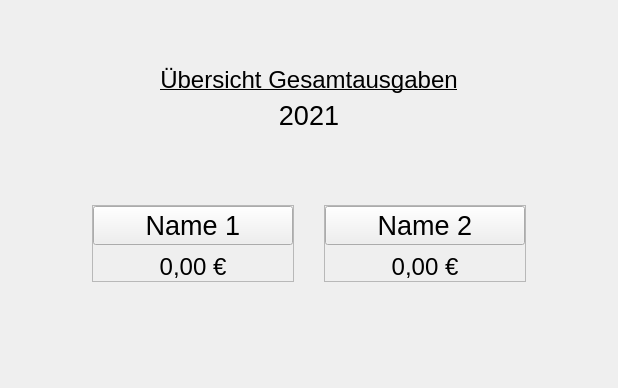
<?xml version="1.0" encoding="UTF-8"?>
<ui version="4.0">
 <class>WizardPage</class>
 <widget class="QWizardPage" name="WizardPage">
  <property name="geometry">
   <rect>
    <x>0</x>
    <y>0</y>
    <width>618</width>
    <height>388</height>
   </rect>
  </property>
  <property name="windowTitle">
   <string>WizardPage</string>
  </property>
  <property name="styleSheet">
   <string notr="true"/>
  </property>
  <layout class="QVBoxLayout" name="verticalLayout_2" stretch="0,0,0,3,0,4">
   <property name="leftMargin">
    <number>16</number>
   </property>
   <property name="topMargin">
    <number>16</number>
   </property>
   <property name="rightMargin">
    <number>16</number>
   </property>
   <property name="bottomMargin">
    <number>16</number>
   </property>
   <item>
    <spacer name="verticalSpacer_3">
     <property name="orientation">
      <enum>Qt::Vertical</enum>
     </property>
     <property name="sizeType">
      <enum>QSizePolicy::Fixed</enum>
     </property>
     <property name="sizeHint" stdset="0">
      <size>
       <width>0</width>
       <height>50</height>
      </size>
     </property>
    </spacer>
   </item>
   <item>
    <layout class="QVBoxLayout" name="verticalLayout">
     <item>
      <widget class="QLabel" name="label_title">
       <property name="font">
        <font>
         <pointsize>18</pointsize>
         <underline>true</underline>
        </font>
       </property>
       <property name="styleSheet">
        <string notr="true">text-decoration: underline;</string>
       </property>
       <property name="text">
        <string>Übersicht Gesamtausgaben</string>
       </property>
       <property name="alignment">
        <set>Qt::AlignCenter</set>
       </property>
      </widget>
     </item>
    </layout>
   </item>
   <item>
    <widget class="QLabel" name="label_year">
     <property name="font">
      <font>
       <pointsize>20</pointsize>
      </font>
     </property>
     <property name="styleSheet">
      <string notr="true"/>
     </property>
     <property name="text">
      <string>2021</string>
     </property>
     <property name="alignment">
      <set>Qt::AlignCenter</set>
     </property>
    </widget>
   </item>
   <item>
    <spacer name="verticalSpacer">
     <property name="orientation">
      <enum>Qt::Vertical</enum>
     </property>
     <property name="sizeType">
      <enum>QSizePolicy::MinimumExpanding</enum>
     </property>
     <property name="sizeHint" stdset="0">
      <size>
       <width>20</width>
       <height>40</height>
      </size>
     </property>
    </spacer>
   </item>
   <item>
    <layout class="QHBoxLayout" name="horizontalLayout">
     <property name="spacing">
      <number>30</number>
     </property>
     <property name="bottomMargin">
      <number>0</number>
     </property>
     <item>
      <spacer name="horizontalSpacer">
       <property name="orientation">
        <enum>Qt::Horizontal</enum>
       </property>
       <property name="sizeHint" stdset="0">
        <size>
         <width>40</width>
         <height>20</height>
        </size>
       </property>
      </spacer>
     </item>
     <item>
      <widget class="QFrame" name="frame_name_1">
       <property name="frameShape">
        <enum>QFrame::StyledPanel</enum>
       </property>
       <property name="frameShadow">
        <enum>QFrame::Raised</enum>
       </property>
       <layout class="QVBoxLayout" name="verticalLayout_3">
        <property name="spacing">
         <number>0</number>
        </property>
        <property name="leftMargin">
         <number>0</number>
        </property>
        <property name="topMargin">
         <number>0</number>
        </property>
        <property name="rightMargin">
         <number>0</number>
        </property>
        <property name="bottomMargin">
         <number>0</number>
        </property>
        <item>
         <widget class="QPushButton" name="pushButton_name_1">
          <property name="minimumSize">
           <size>
            <width>200</width>
            <height>0</height>
           </size>
          </property>
          <property name="font">
           <font>
            <pointsize>20</pointsize>
           </font>
          </property>
          <property name="focusPolicy">
           <enum>Qt::NoFocus</enum>
          </property>
          <property name="styleSheet">
           <string notr="true"/>
          </property>
          <property name="text">
           <string>Name 1</string>
          </property>
         </widget>
        </item>
        <item>
         <widget class="QLabel" name="label_amount_1">
          <property name="font">
           <font>
            <pointsize>18</pointsize>
            <weight>50</weight>
            <bold>false</bold>
           </font>
          </property>
          <property name="styleSheet">
           <string notr="true">margin-top: 8px</string>
          </property>
          <property name="text">
           <string>0,00 €</string>
          </property>
          <property name="alignment">
           <set>Qt::AlignCenter</set>
          </property>
         </widget>
        </item>
       </layout>
      </widget>
     </item>
     <item>
      <widget class="QFrame" name="frame_name_2">
       <property name="frameShape">
        <enum>QFrame::StyledPanel</enum>
       </property>
       <property name="frameShadow">
        <enum>QFrame::Raised</enum>
       </property>
       <layout class="QVBoxLayout" name="verticalLayout_4">
        <property name="spacing">
         <number>0</number>
        </property>
        <property name="leftMargin">
         <number>0</number>
        </property>
        <property name="topMargin">
         <number>0</number>
        </property>
        <property name="rightMargin">
         <number>0</number>
        </property>
        <property name="bottomMargin">
         <number>0</number>
        </property>
        <item>
         <widget class="QPushButton" name="pushButton_name_2">
          <property name="minimumSize">
           <size>
            <width>200</width>
            <height>0</height>
           </size>
          </property>
          <property name="font">
           <font>
            <pointsize>20</pointsize>
           </font>
          </property>
          <property name="focusPolicy">
           <enum>Qt::NoFocus</enum>
          </property>
          <property name="styleSheet">
           <string notr="true"/>
          </property>
          <property name="text">
           <string>Name 2</string>
          </property>
         </widget>
        </item>
        <item>
         <widget class="QLabel" name="label_amount_2">
          <property name="font">
           <font>
            <pointsize>18</pointsize>
            <weight>50</weight>
            <bold>false</bold>
           </font>
          </property>
          <property name="styleSheet">
           <string notr="true">margin-top: 8px</string>
          </property>
          <property name="text">
           <string>0,00 €</string>
          </property>
          <property name="alignment">
           <set>Qt::AlignCenter</set>
          </property>
         </widget>
        </item>
       </layout>
      </widget>
     </item>
     <item>
      <spacer name="horizontalSpacer_2">
       <property name="orientation">
        <enum>Qt::Horizontal</enum>
       </property>
       <property name="sizeHint" stdset="0">
        <size>
         <width>40</width>
         <height>20</height>
        </size>
       </property>
      </spacer>
     </item>
    </layout>
   </item>
   <item>
    <spacer name="verticalSpacer_2">
     <property name="orientation">
      <enum>Qt::Vertical</enum>
     </property>
     <property name="sizeType">
      <enum>QSizePolicy::MinimumExpanding</enum>
     </property>
     <property name="sizeHint" stdset="0">
      <size>
       <width>20</width>
       <height>40</height>
      </size>
     </property>
    </spacer>
   </item>
  </layout>
 </widget>
 <resources/>
 <connections/>
</ui>
